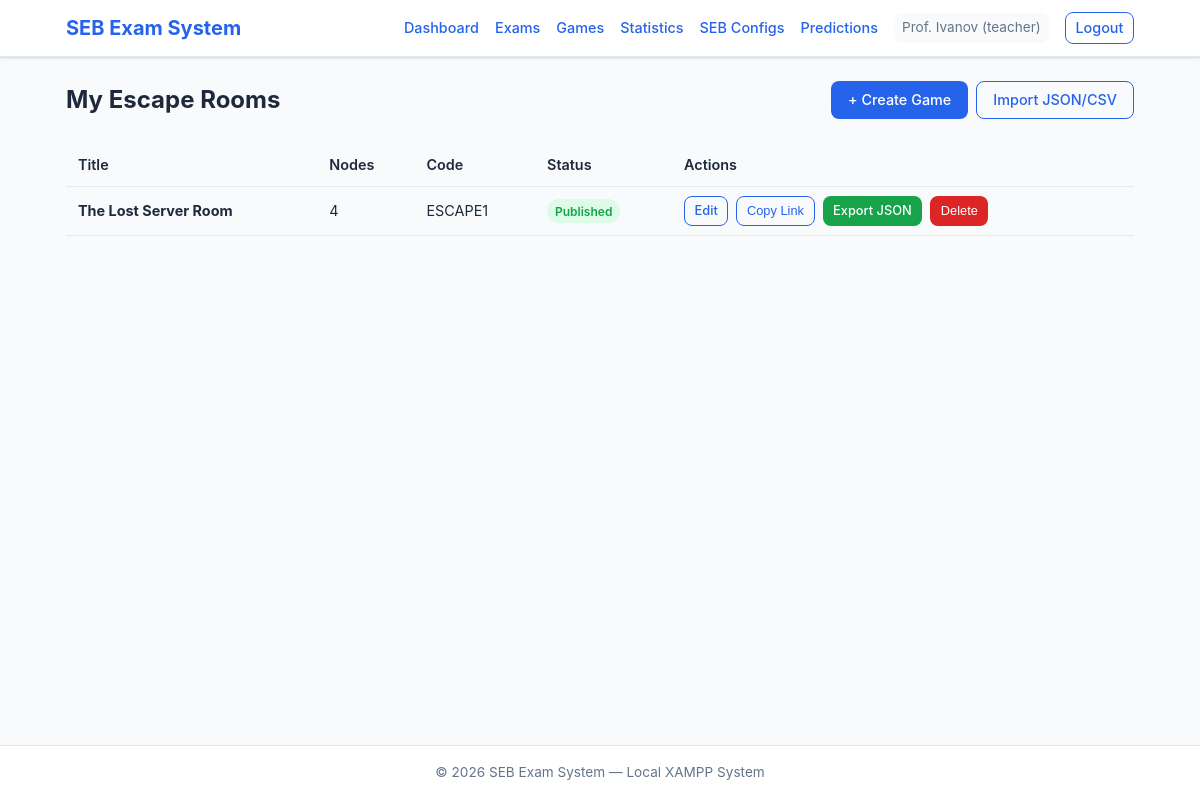
Page /public/teacher/game_list.php (signed in) on the committed database.
### tables this page shows
CREATE TABLE IF NOT EXISTS `games` (
    `id`            INT UNSIGNED AUTO_INCREMENT PRIMARY KEY,
    `teacher_id`    INT UNSIGNED NOT NULL,
    `title`         VARCHAR(255) NOT NULL,
    `description`   TEXT,
    `start_node_id` INT UNSIGNED DEFAULT NULL,
    `access_code`   VARCHAR(20)  DEFAULT NULL,
    `is_published`  TINYINT(1)   NOT NULL DEFAULT 0,
    `created_at`    DATETIME     NOT NULL DEFAULT CURRENT_TIMESTAMP,
    `updated_at`    DATETIME     NOT NULL DEFAULT CURRENT_TIMESTAMP ON UPDATE CURRENT_TIMESTAMP,
    FOREIGN KEY (`teacher_id`) REFERENCES `users`(`id`) ON DELETE CASCADE
);

### app/lib/auth.php (called while the page is built, shortened)
<?php
require_once __DIR__ . '/../config/db.php';
function current_user_id(): int {
    return (int) ($_SESSION['user_id'] ?? 0);
}
function e(string $str): string {
    return htmlspecialchars($str, ENT_QUOTES, 'UTF-8');
}

### app/config/db.php (called while the page is built, shortened)
<?php
function db(): PDO {
    static $pdo = null;
    if ($pdo === null) {
        $dsn = sprintf(
            'mysql:host=%s;port=%s;dbname=%s;charset=%s',
            DB_HOST, DB_PORT, DB_NAME, DB_CHARSET
        );
        $options = [
            PDO::ATTR_ERRMODE            => PDO::ERRMODE_EXCEPTION,
            PDO::ATTR_DEFAULT_FETCH_MODE => PDO::FETCH_ASSOC,
            PDO::ATTR_EMULATE_PREPARES   => false,
        ];
        try {
            $pdo = new PDO($dsn, DB_USER, DB_PASS, $options);
        } catch (PDOException $e) {
            die('Database connection failed: ' . htmlspecialchars($e->getMessage()));
        }
    }
    return $pdo;
}

### app/models/Game.php (called while the page is built, shortened)
<?php
require_once __DIR__ . '/../config/db.php';
class Game {
    public static function findByTeacher(int $teacherId): array {
        $stmt = db()->prepare('SELECT * FROM games WHERE teacher_id = :tid ORDER BY created_at DESC');
        $stmt->execute([':tid' => $teacherId]);
        return $stmt->fetchAll();
    }
    public static function getNodes(int $gameId): array {
        $stmt = db()->prepare('SELECT * FROM game_nodes WHERE game_id = :gid ORDER BY sort_order, id');
        $stmt->execute([':gid' => $gameId]);
        return $stmt->fetchAll();
    }
}

### public/teacher/game_list.php (the view, shortened to what this page needs)
<?php
require_once __DIR__ . '/../../app/lib/auth.php';
require_once __DIR__ . '/../../app/models/Game.php';
$games = Game::findByTeacher(current_user_id());
?>
<div class="page-title">
    <h1>My Escape Rooms</h1>
    <div class="btn-group">
        <a href="game_create.php" class="btn btn-primary">+ Create Game</a>
        <a href="game_import.php" class="btn btn-outline">Import JSON/CSV</a>
    </div>
</div>
<?php if (empty($games)): ?>
    <div class="card">
        <p class="text-muted">You haven't created any escape rooms yet.</p>
    </div>
<?php else: ?>
    <div class="table-wrap">
        <table>
            <thead>
                <tr>
                    <th>Title</th>
                    <th>Nodes</th>
                    <th>Code</th>
                    <th>Status</th>
                    <th>Actions</th>
                </tr>
            </thead>
            <tbody>
            <?php foreach ($games as $game): ?>
                <?php $nodes = Game::getNodes($game['id']); ?>
                <tr>
                    <td><strong><?= e($game['title']) ?></strong></td>
                    <td><?= count($nodes) ?></td>
                    <td><?= $game['access_code'] ? e($game['access_code']) : '—' ?></td>
                    <td>
                        <?php if ($game['is_published']): ?>
                            <span class="badge badge-success">Published</span>
                        <?php else: ?>
                            <span class="badge badge-warning">Draft</span>
                        <?php endif; ?>
                    </td>
                    <td>
                        <div class="btn-group">
                            <a href="game_edit.php?id=<?= (int)$game['id'] ?>" class="btn btn-sm btn-outline">Edit</a>
                            <button type="button"
                                    class="btn btn-sm btn-outline btn-copy-link"
                                    data-url="<?= e(BASE_URL . '/student/game_play.php?game_id=' . (int)$game['id']) ?>">
                                Copy Link
                            </button>
                            <a href="game_export.php?id=<?= (int)$game['id'] ?>" class="btn btn-sm btn-success">Export JSON</a>
                            <form method="POST" action="game_delete.php" style="display:inline">
                                <button type="submit" class="btn btn-sm btn-danger btn-delete-confirm">Delete</button>
                            </form>
                        </div>
                    </td>
                </tr>
            <?php endforeach; ?>
            </tbody>
        </table>
    </div>
<?php endif; ?>
<?php
include __DIR__ . '/../../app/views/layout.php';

### public/assets/styles.css (style rules this page uses)
*, *::before, *::after { box-sizing: border-box; margin: 0; padding: 0; }
:root { --color-primary: #2563eb; --color-primary-dark: #1d4ed8; --color-primary-light: #dbeafe; --color-success: #16a34a; --color-success-light: #dcfce7; --color-danger: #dc2626; --color-danger-light: #fee2e2; --color-warning: #d97706; --color-warning-light: #fef3c7; --color-bg: #f8fafc; --color-surface: #ffffff; --color-text: #1e293b; --color-text-muted: #64748b; --color-border: #e2e8f0; --radius: 8px; --shadow: 0 1px 3px rgba(0,0,0,0.1), 0 1px 2px rgba(0,0,0,0.06); --shadow-md: 0 4px 6px rgba(0,0,0,0.1); --font: -apple-system, BlinkMacSystemFont, 'Segoe UI', Roboto, sans-serif; }
html { font-size: 16px; line-height: 1.6; }
body { font-family: var(--font); color: var(--color-text); background: var(--color-bg); min-height: 100vh; display: flex; flex-direction: column; }
a { color: var(--color-primary); text-decoration: none; }
.btn { display: inline-block; padding: 0.5rem 1rem; border: 1px solid transparent; border-radius: var(--radius); font-size: 0.9rem; font-weight: 500; cursor: pointer; text-align: center; transition: background 0.2s, border-color 0.2s; text-decoration: none; line-height: 1.4; }
.btn-primary { background: var(--color-primary); color: #fff; }
.btn-success { background: var(--color-success); color: #fff; }
.btn-danger { background: var(--color-danger); color: #fff; }
.btn-outline { background: transparent; color: var(--color-primary); border-color: var(--color-primary); }
.btn-sm { padding: 0.3rem 0.6rem; font-size: 0.8rem; }
.btn-group { display: flex; gap: 0.5rem; flex-wrap: wrap; }
.table-wrap { overflow-x: auto; }
table { width: 100%; border-collapse: collapse; margin-bottom: 1rem; }
table th, table td { text-align: left; padding: 0.6rem 0.75rem; border-bottom: 1px solid var(--color-border); font-size: 0.9rem; }
table th { background: var(--color-bg); font-weight: 600; white-space: nowrap; }
.page-title { display: flex; justify-content: space-between; align-items: center; margin-bottom: 1.5rem; flex-wrap: wrap; gap: 0.5rem; }
.page-title h1 { font-size: 1.5rem; }
.badge { display: inline-block; padding: 0.15rem 0.5rem; border-radius: 999px; font-size: 0.75rem; font-weight: 600; }
.badge-success { background: var(--color-success-light); color: var(--color-success); }

### rows in the picture
games: title "The Lost Server Room", count($nodes) "4", access_code "ESCAPE1", is_published "Published"

### other values in the picture
APP_NAME "SEB Exam System"
current_user_name() "Prof. Ivanov"
current_user_role() "teacher"
